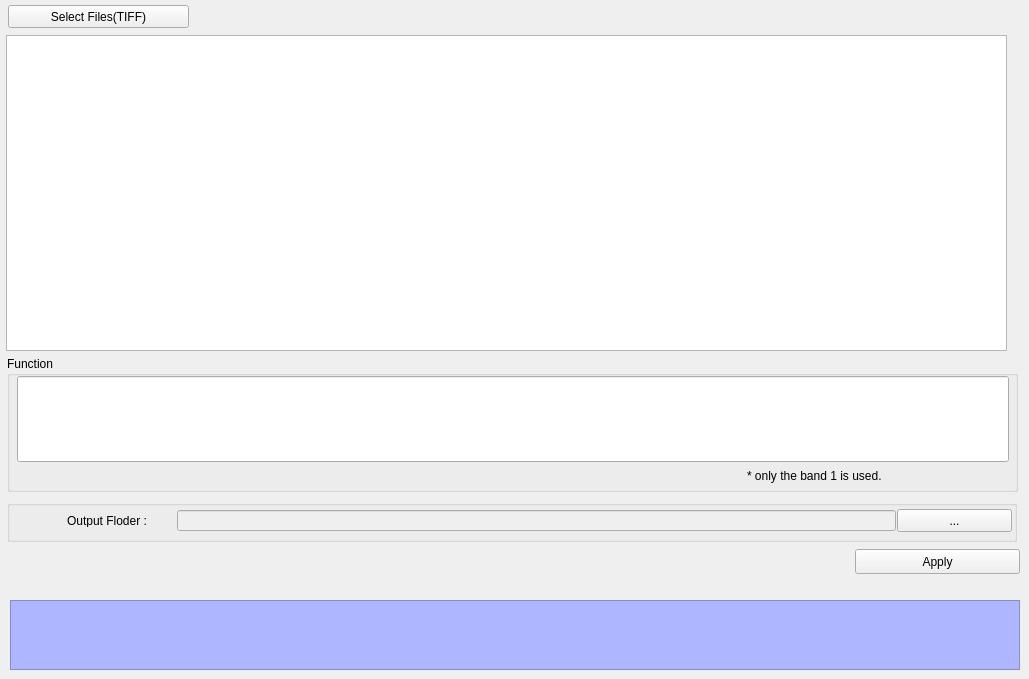
    <widget class="QWidget" name="tab_6">
     <attribute name="title">
      <string>Function</string>
     </attribute>
     <widget class="QTextEdit" name="textEdit_5">
      <property name="enabled">
       <bool>false</bool>
      </property>
      <property name="geometry">
       <rect>
        <x>10</x>
        <y>600</y>
        <width>1010</width>
        <height>70</height>
       </rect>
      </property>
      <property name="styleSheet">
       <string notr="true">background-color: rgb(174, 182, 255);
font: 75 10pt &quot;MS Shell Dlg 2&quot;;</string>
      </property>
     </widget>
     <widget class="QGroupBox" name="groupBox_6">
      <property name="geometry">
       <rect>
        <x>7</x>
        <y>356</y>
        <width>1011</width>
        <height>136</height>
       </rect>
      </property>
      <property name="title">
       <string>Function</string>
      </property>
      <widget class="QLineEdit" name="txt_function_txt">
       <property name="geometry">
        <rect>
         <x>10</x>
         <y>20</y>
         <width>992</width>
         <height>86</height>
        </rect>
       </property>
      </widget>
      <widget class="QLabel" name="label">
       <property name="geometry">
        <rect>
         <x>740</x>
         <y>110</y>
         <width>281</width>
         <height>20</height>
        </rect>
       </property>
       <property name="styleSheet">
        <string notr="true"/>
       </property>
       <property name="text">
        <string>* only the band 1 is used.</string>
       </property>
      </widget>
     </widget>
     <widget class="QTableWidget" name="tlb_Function">
      <property name="geometry">
       <rect>
        <x>6</x>
        <y>35</y>
        <width>1001</width>
        <height>316</height>
       </rect>
      </property>
      <attribute name="horizontalHeaderStretchLastSection">
       <bool>true</bool>
      </attribute>
     </widget>
     <widget class="QGroupBox" name="groupBox_17">
      <property name="geometry">
       <rect>
        <x>7</x>
        <y>500</y>
        <width>1010</width>
        <height>42</height>
       </rect>
      </property>
      <property name="title">
       <string/>
      </property>
      <widget class="QPushButton" name="btn_input_Function">
       <property name="geometry">
        <rect>
         <x>890</x>
         <y>9</y>
         <width>115</width>
         <height>23</height>
        </rect>
       </property>
       <property name="text">
        <string>...</string>
       </property>
      </widget>
      <widget class="QLabel" name="label_22">
       <property name="geometry">
        <rect>
         <x>60</x>
         <y>15</y>
         <width>113</width>
         <height>12</height>
        </rect>
       </property>
       <property name="text">
        <string>Output Floder :</string>
       </property>
      </widget>
      <widget class="QLineEdit" name="txt_output_fun">
       <property name="enabled">
        <bool>false</bool>
       </property>
       <property name="geometry">
        <rect>
         <x>170</x>
         <y>10</y>
         <width>719</width>
         <height>21</height>
        </rect>
       </property>
      </widget>
     </widget>
     <widget class="QPushButton" name="btn_apply_Function">
      <property name="geometry">
       <rect>
        <x>855</x>
        <y>549</y>
        <width>165</width>
        <height>25</height>
       </rect>
      </property>
      <property name="text">
       <string>Apply</string>
      </property>
     </widget>
     <widget class="QPushButton" name="btn_input_function">
      <property name="geometry">
       <rect>
        <x>8</x>
        <y>5</y>
        <width>181</width>
        <height>23</height>
       </rect>
      </property>
      <property name="text">
       <string>Select Files(TIFF)</string>
      </property>
     </widget>
    </widget>
